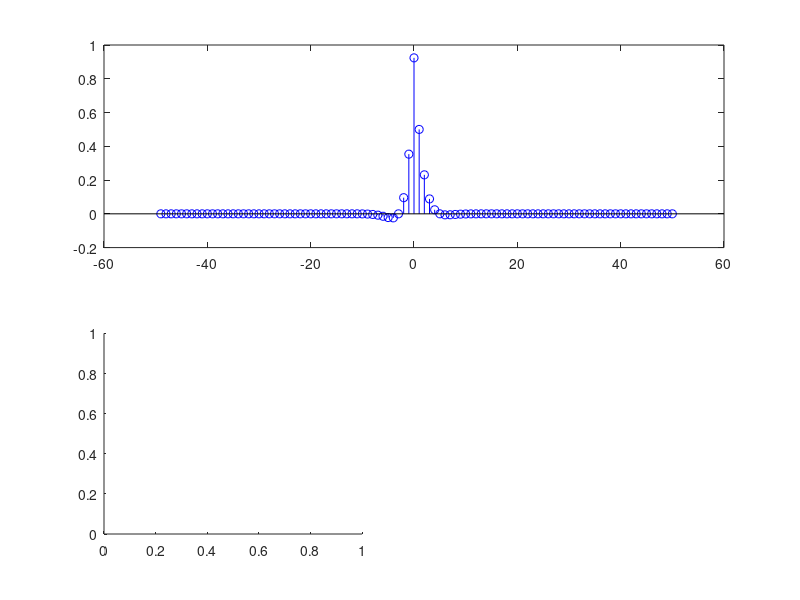

This chart was generated by the following MATLAB code: (Note: this script raises an error after producing the figure.)
clc
clear all
close all

% fft example
n = [-49:1:50];
x = ((1/2).^abs(n)).*(cos(pi*(n-1)/8));
omega = linspace(-pi, pi, 60);
N = length(x);

% Analysis Formula
% Find the Fourier Transform of signal "for discrete series divide by /N" 
% c = fft(x)/N;
% Synthesis Formula
% This is to find the inverse Fourier Transform "for discrete series multiply by *N"
% x = ifft(c)*N;


subplot(2, 2, [1,2])        % This is a plot of the original signal
stem(n, x, 'b');            % This is a plot of the original signal
subplot(2, 2, 3)            % This is the magnitude plot
plot(abs(c), 'r' );         % This is the magnitude plot
subplot(2, 2, 4)            % This is the phase plot
plot(angle(c), 'g' );       % This is the phase plot
% stem(n, c);                 % This is to plot the DTFS
